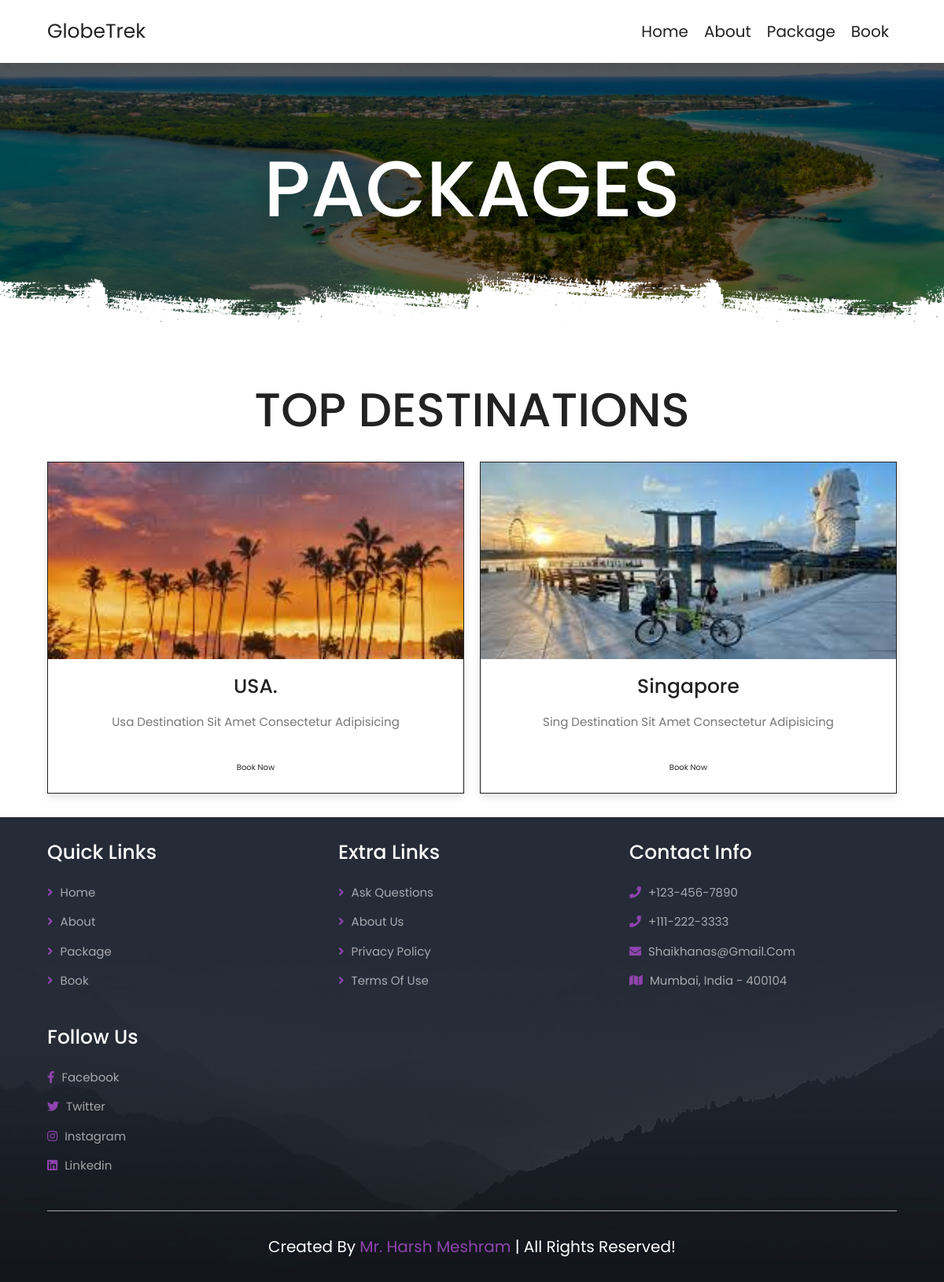
The page /Package/ on the database its author committed.
### traveling/models.py (models this page shows)
class Destinations(models.Model):
    destinations_id=models.AutoField
    destinations_name=models.CharField(max_length=50)
    destinations_dis=models.CharField(max_length=50)
    destinations_image=models.ImageField(upload_to="traveling/image",default="")
    destinations_date=models.DateField()
    def __str__(self):
        return self.destinations_name

### traveling/views.py (the view)
# urls.py: path('Package/', views.Package, name='Pacage'),
def Package(request):
    desti=Destinations.objects.all()
    print(desti)
    desti_dis={'d':desti}
    return render (request,'Package.html',desti_dis)

### templates/Package.html (shortened to what this page needs)
{% include 'header.html' %}
<div class="heading" style="background:url(/static/images/header-bg-2.png) no-repeat">
   <h1>packages</h1>
</div>
<section class="packages">
   <h1 class="heading-title">top destinations</h1>
   <div class="box-container">
      {% for i in  d %}
      <div class="box">
         <div class="image">
            <img src='/media/{{i.destinations_image}}' alt="">
         </div>
         <div class="content">
            <h3>{{i.destinations_name}}</h3>
            <p>{{i.destinations_dis}}</p>
            <a href="book" class="btn">book now</a>
         </div>
      </div>
      {% endfor %}
</section>
{% include 'footer.html' %}

### static/Style.css (style rules this page uses)
:root { --main-color:#8e44ad; --black:#222; --white:#fff; --light-black:#777; --light-white:#fff9; --dark-bg:rgba(0,0,0,.7); --light-bg:#eee; --border:.1rem solid var(--black); --box-shadow:0 .5rem 1rem rgba(0,0,0,.1); --text-shadow:0 1.5rem 3rem rgba(0,0,0,.3); }
* { font-family: 'Poppins', sans-serif; margin:0; padding:0; box-sizing: border-box; outline: none; border:none; text-decoration: none; text-transform: capitalize; }
html { font-size: 62.5%; overflow-x: hidden; }
section { padding:5rem 10%; }
.heading { background-size: cover !important; background-position: center !important; padding-top: 10rem; padding-bottom:15rem; display: flex; align-items: center; justify-content: center; }
.heading h1 { font-size: 10rem; text-transform: uppercase; color:var(--white); text-shadow: var(--text-shadow); }
.btn { display: inline-block; background: var(--black); margin-top: 1rem; color:var(--white); font-size: 1.7rem; padding:1rem 3rem; cursor: pointer; }
.heading-title { text-align: center; margin-bottom: 3rem; font-size: 6rem; text-transform: uppercase; color:var(--black); }
.packages .box-container { display: grid; grid-template-columns: repeat(auto-fit, minmax(30rem, 1fr)); gap: 2rem; }
.packages .box-container .box { border:var(--border); box-shadow: var(--box-shadow); background: var(--white); display: none; }
.packages .box-container .box:nth-child(1), .packages .box-container .box:nth-child(2), .packages .box-container .box:nth-child(3), .packages .box-container .box:nth-child(4), .packages .box-container .box:nth-child(5), .packages .box-container .box:nth-child(6) { display: inline-block; }
.packages .box-container .box .image { height: 25rem; overflow: hidden; }
.packages .box-container .box .image img { height: 100%; width: 100%; object-fit: cover; transition: .2s linear; }
.packages .box-container .box .content { padding:2rem; text-align: center; }
.packages .box-container .box .content h3 { font-size: 2.5rem; color:var(--black); }
.packages .box-container .box .content p { font-size: 1.5rem; color:var(--light-black); line-height: 2; padding:1rem 0; }
@media (max-width:1200px) { section { padding:3rem 5%; } }

### rows shown on the page
Destinations: destinations_image (picture), destinations_name "USA.", destinations_dis "Usa Destination Sit Amet Consectetur Adipisicing"
Destinations: destinations_image (picture), destinations_name "Singapore", destinations_dis "Sing Destination Sit Amet Consectetur Adipisicing"
